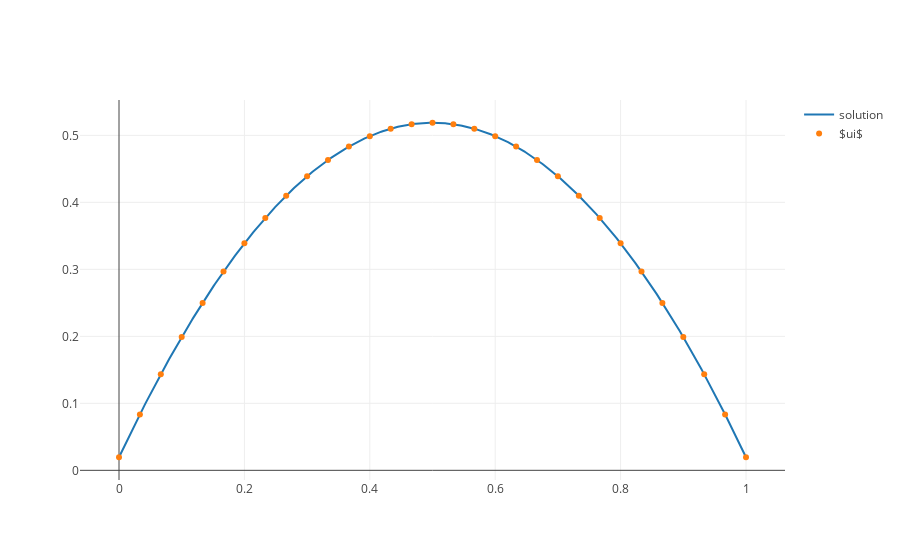

The notebook cell saved with this chart:
### Markdown cell above
We now solve $Lui=f$ for $ui$

### Code cell
ui = spsolve(L, f)

x, u = interpolate(ui)


fig = go.Figure(data=[
    go.Scatter(x=x, y=u, mode='lines', name="solution"),
    go.Scatter(x=nodes, y=ui, mode='markers', name="$ui$"),
])
plotly.iplot(fig)

### Figure 1 — Plotly figure (JSON) as saved in the notebook; plotly's stock layout.template omitted (floating-point values rounded to 4 significant figures; data arrays with more than 128 entries replaced by an {"elided": "..."} marker saying what was removed)
{"data": [{"mode": "lines", "name": "solution", "type": "scatter", "uid": "b7442921-5861-4a36-89b5-f6fde325e288", "x": {"elided": "500 float values"}, "y": {"elided": "500 float values"}}, {"mode": "markers", "name": "$ui$", "type": "scatter", "uid": "b9535ee9-ae61-4c70-8b6b-306afccafbab", "x": [0, 0.1, 0.2, 0.3, 0.4, 0.5, 0.6, 0.7, 0.8, 0.9, 1, 0.03333, 0.06667, 0.1333, 0.1667, 0.2333, 0.2667, 0.3333, 0.3667, 0.4333, 0.4667, 0.5333, 0.5667, 0.6333, 0.6667, 0.7333, 0.7667, 0.8333, 0.8667, 0.9333, 0.9667], "y": [0.01952, 0.1989, 0.3389, 0.4389, 0.4989, 0.5189, 0.4989, 0.4389, 0.3389, 0.1989, 0.01952, 0.08344, 0.1434, 0.25, 0.2966, 0.3766, 0.41, 0.4633, 0.4833, 0.51, 0.5166, 0.5166, 0.51, 0.4833, 0.4633, 0.41, 0.3766, 0.2966, 0.25, 0.1434, 0.08344]}], "layout": {}}
